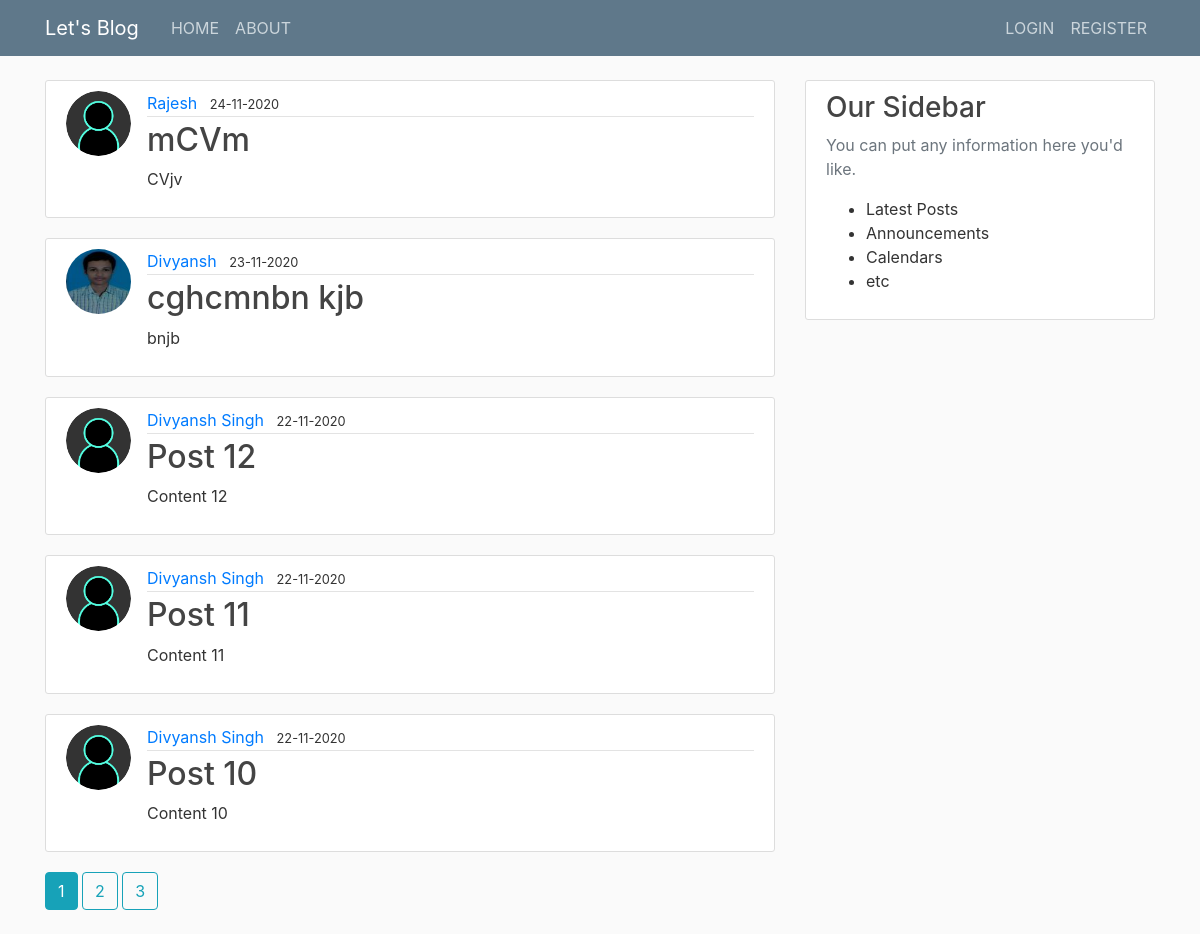
Page /home on the earlier database version.
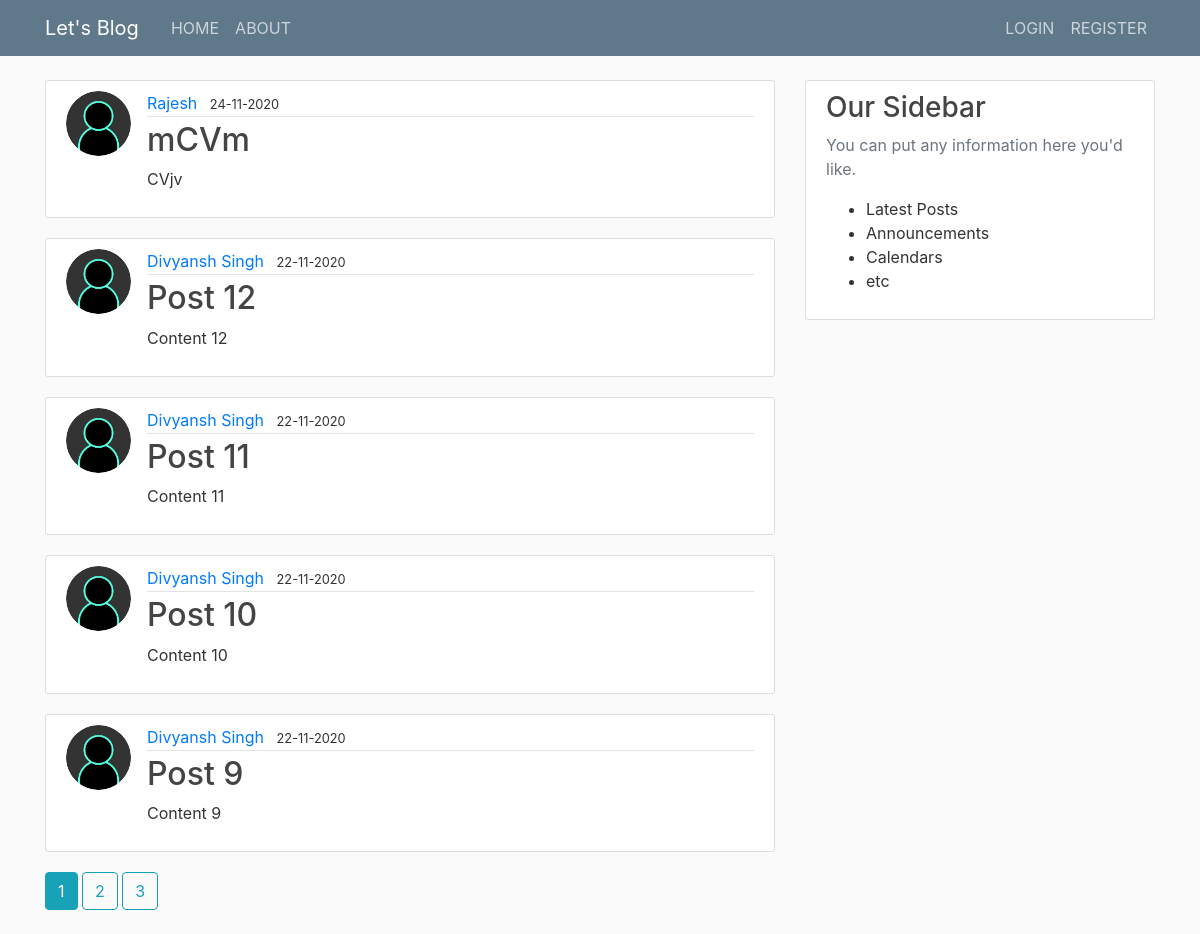
Same page on the later database version.
### flaskblog/models.py (models this page shows, shortened)
class Post(db.Model):
    id = db.Column(db.Integer, primary_key=True)
    title = db.Column(db.String(100), nullable=False)
    date_posted = db.Column(db.DateTime, nullable=False, default=datetime.utcnow)
    content = db.Column(db.Text, nullable=False)
    user_id = db.Column(db.Integer, db.ForeignKey('user.id'), nullable=False)

class User(db.Model, UserMixin):
    id = db.Column(db.Integer, primary_key=True)
    username = db.Column(db.String(10), unique=True, nullable=False)
    email = db.Column(db.String(120), unique=True, nullable=False)
    image_file = db.Column(db.String(20), nullable=False, default='default.jpg')
    password = db.Column(db.String(60), nullable=False)
    posts = db.relationship('Post', backref='author', lazy=True)

### flaskblog/main/routes.py (the view)
@main.route("/")
@main.route("/home")
def home():
    page = request.args.get('page', 1, type=int)
    posts = Post.query.order_by(Post.date_posted.desc()).paginate(page=page, per_page=5)
    return render_template('home.html',posts=posts)

### flaskblog/templates/home.html
{% extends "layout.html" %} {% block content %} {% for post in posts.items %}
<article class="media content-section">
  <img
    class="rounded-circle article-img"
    src="{{url_for('static',filename='profile_pics/'+post.author.image_file)}}"
  />
  <div class="media-body">
    <div class="article-metadata">
      <a
        href="{{ url_for('users.user_posts', username=post.author.username) }}"
        class="mr-2"
        >{{post.author.username}}</a
      >
      <small class="test-muted"
        >{{post.date_posted.strftime('%d-%m-%Y')}}</small
      >
    </div>
    <h2>
      <a
        href="{{ url_for('posts.post', post_id=post.id) }}"
        class="article-title"
        >{{post.title}}</a
      >
    </h2>
    <p class="article-content">{{post.content}}</p>
  </div>
</article>
{% endfor %} {% for page_num in posts.iter_pages(left_edge=1, right_edge=1,
left_current=1, right_current=2) %} {% if page_num %} {% if posts.page ==
page_num %}
<a class="btn btn-info mb-4" href="{{ url_for('main.home', page=page_num) }}"
  >{{ page_num }}</a
>
{% else %}
<a
  class="btn btn-outline-info mb-4"
  href="{{ url_for('main.home', page=page_num) }}"
  >{{ page_num }}</a
>
{% endif %} {% else %} ... {% endif %} {% endfor %} {% endblock content %}

### flaskblog/templates/layout.html (shortened to what this page needs)
<html lang="en">
  <head>
    <link
      rel="stylesheet"
      href="https://cdn.jsdelivr.net/npm/bootstrap@4.5.3/dist/css/bootstrap.min.css"
    />
    <link rel="stylesheet" type="text/css" href="{{ url_for('static',filename='main.css')}}">
  </head>
  <body>
    <header class="site-header">
      <nav class="navbar navbar-expand-md navbar-dark bg-steel fixed-top">
        <div class="container">
          <a href="/" class="navbar-brand mr-4">Let's Blog</a>
          <div class="collapse navbar-collapse" id="navbarToggle">
            <div class="navbar-nav mr-auto">
              <a href="{{url_for('main.home')}}" class="nav-item nav-link">HOME</a>
              <a href="{{url_for('main.about')}}" class="nav-item nav-link">ABOUT</a>
            </div>
            <div class="navbar-nav">
              {% if current_user.is_authenticated %}
              <a href="{{url_for('posts.new_post')}}" class="nav-item nav-link">+ POST</a>
              <a href="{{url_for('users.account')}}" class="nav-item nav-link">ACCOUNT</a>
              <a href="{{url_for('users.logout')}}" class="nav-item nav-link">LOGOUT</a>
              {% else %}
              <a href="{{url_for('users.login')}}" class="nav-item nav-link">LOGIN</a>
              <a href="{{url_for('users.register')}}" class="nav-item nav-link">REGISTER</a>
              {% endif %}
            </div>
          </div>
        </div>
      </nav>
    </header>
    <main role="main" class="container">
      <div class="row">
        <div class="col-md-8">
          {% block content %}{% endblock %}
        </div>
        <div class="col-md-4">
          <div class="content-section">
            <h3>Our Sidebar</h3>
            <p class="text-muted">You can put any information here you'd like.
              <ul>
                <li>Latest Posts</li>
                <li>Announcements</li>
                <li>Calendars</li>
                <li>etc</li>
              </ul>
            </p>
          </div>
        </div>
      </div>
    </main>
  </body>
</html>

### flaskblog/static/main.css (style rules this page uses)
body { background: #fafafa; color: #333333; margin-top: 5rem; }
h1, h2, h3, h4, h5, h6 { color: #444444; }
.bg-steel { background-color: #5f788a; }
.site-header .navbar-nav .nav-link { color: #cbd5db; }
.content-section { background: #ffffff; padding: 10px 20px; border: 1px solid #dddddd; border-radius: 3px; margin-bottom: 20px; }
.article-title { color: #444444; }
.article-content { white-space: pre-line; }
.article-img { height: 65px; width: 65px; margin-right: 16px; }
.article-metadata { padding-bottom: 1px; margin-bottom: 4px; border-bottom: 1px solid #e3e3e3; }

Differences in the rows shown:
removed Post: image_file (picture), author.username "Divyansh", date_posted "23-11-2020", title "cghcmnbn kjb", content "bnjb"
now on this page (row unchanged): Post: image_file (placeholder picture), author.username "Divyansh Singh", date_posted "22-11-2020", title "Post 9", content "Content 9"
